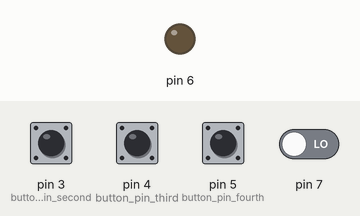
This sketch was run on a simulated Arduino Uno, built with avr-gcc and run on an emulated ATmega328P. Parts: output pins drawn as LEDs (lit = HIGH). Inputs (shaded band) come from the test bench; at power-on: pin 3 (button_pin_second), pin 4 (button_pin_third), pin 5 (button_pin_fourth), pin 7 LOW. No radio packets arrive unless stated.

Above: at 1.2 s.
1.3 s: pin 3 (button_pin_second) pulled HIGH for 0.15 s
At 1.41 s:
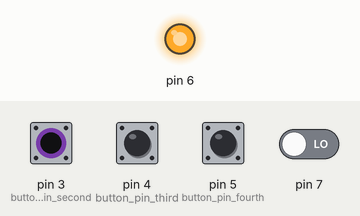
3.0 s: pin 4 (button_pin_third) pulled HIGH for 1 s
At 5.1 s:
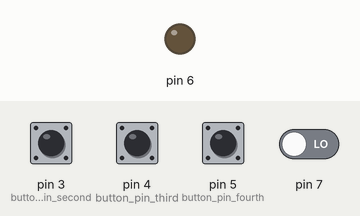
5.5 s: pin 7 driven HIGH
At 6.2 s:
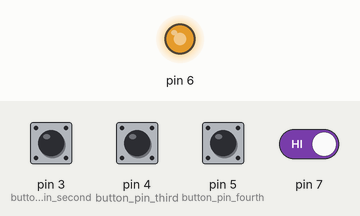
7.0 s: pin 5 (button_pin_fourth) pulled HIGH for 0.15 s
At 7.7 s:
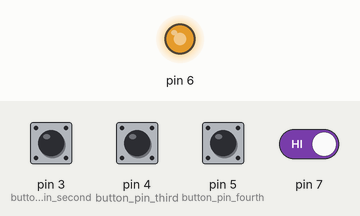
8.6 s: pin 3 (button_pin_second) pulled HIGH for 1 s
At 9.1 s:
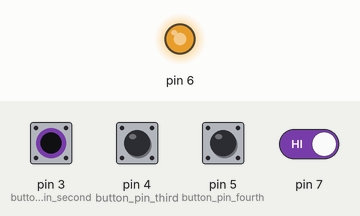
11.1 s: pin 4 (button_pin_third) pulled HIGH for 0.15 s
At 11.6 s:
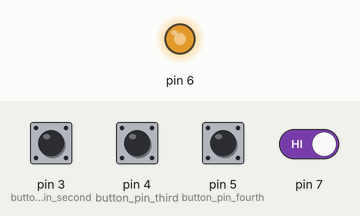
Timing chart, 0 to 13.8 s (numbered marks = the images above; inputs shaded):
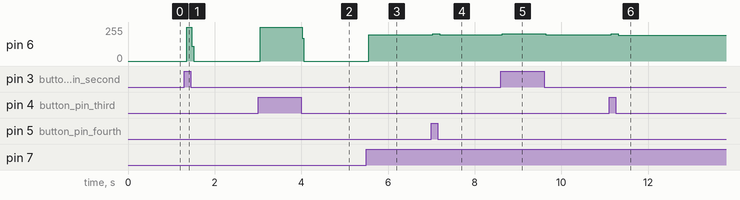

Measured:
- after the input at 1.3 s, pin 6: 0/255 → 254/255 after 0.06 s, → 0/255 0.12 s later
- after the input at 3.0 s, pin 6: 0/255 → 254/255 after 0.06 s, → 0/255 0.96 s later
- after the input at 5.5 s, pin 6: 0/255 → 197/255 after 0.06 s
- after the input at 7.0 s, pin 6: 197/255 → 206/255 at once, → 197/255 0.16 s later
- after the input at 8.6 s, pin 6: 197/255 → 204/255 at once, → 197/255 1.0 s later
- after the input at 11.1 s, pin 6: 197/255 → 206/255 after 0.06 s, → 192/255 0.16 s later

The sketch:

RemoteTransmitter.ino
```cpp
#include <SPI.h>
#include <nRF24L01.h>
#include <RF24.h>
RF24 radio(9, 10); // CE, CSN
const byte address[6] = "00001";//Byte of array representing the address. This is the address where we will send the data. This should be same on the receiving side.
uint8_t button_pin = 2;
uint8_t button_pin_second = 3;
uint8_t button_pin_third = 4;
uint8_t button_pin_fourth = 5;
boolean button_state = 0;
boolean button_state_second = 0;
boolean button_state_third = 0;
boolean button_state_fourth = 0;

void setup() {
Serial.begin(9600);
pinMode(7, INPUT);
pinMode(button_pin_second, INPUT);
pinMode(button_pin_third, INPUT);
pinMode(button_pin_fourth, INPUT);
pinMode(6, OUTPUT);
radio.begin();                  //Starting the Wireless communication
radio.openWritingPipe(address); //Setting the address where we will send the data
radio.setPALevel(RF24_PA_MIN);  //You can set it as minimum or maximum depending on the distance between the transmitter and receiver.
radio.stopListening();          //This sets the module as transmitter
}
void loop()
{
button_state = digitalRead(7);
button_state_second = digitalRead(button_pin_second);
button_state_third = digitalRead(button_pin_third);
button_state_fourth = digitalRead(button_pin_fourth);
if(button_state == HIGH)
{
radio.write(&button_pin, sizeof(button_pin));//Sending the message to receiver
digitalWrite(6, HIGH);
}

if(button_state_second == HIGH)
{
digitalWrite(6, HIGH);
radio.write(&button_pin_second, sizeof(button_pin_second));//Sending the message to receiver
}

if(button_state_third == HIGH)
{
digitalWrite(6, HIGH);
radio.write(&button_pin_third, sizeof(button_pin_third));//Sending the message to receiver
}

if(button_state_fourth == HIGH)
{
digitalWrite(6, HIGH);
radio.write(&button_pin_fourth, sizeof(button_pin_fourth));//Sending the message to receiver
}

delay(5);
digitalWrite(6, LOW);
}
```
